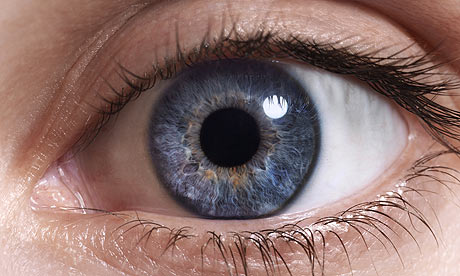
%> input picture Iris Feature Extraction/iris3.jpg, 460 x 276 px
$ octave Edited.m   (GNU Octave 9; MATLAB toolbox functions it lacks are replaced by stand-ins)
%> lines starting %> are read from the running program, lines starting %| are printed output that depends on the picture
%iris recognition program
%for esteblising iris database

clear all;
close all;

belta=0.35;     %cut value for pupil localization
net_N=8;        %net number for pupil localization
ratio=1.0;      %iris radius ratio to pupil radius
re_size=200;    %iris picture resize,should be divide by 2*(1+ratio)

%-----read iris image-------

a0=imread('C:\Users\Nam Chau\Desktop\School\CSCI 448\Iris Feature Extraction\Version2\iris3.jpg','jpg');
%> a0 is the input picture: size 276x460x3 uint8; mean R, G, B 141.9, 113.6, 109.4
%a0=imread('hongmo_1.jpg','jpg');
%a0=imread('liming.bmp','bmp');
a1p=rgb2gray(a0);                       %grayscalig the image
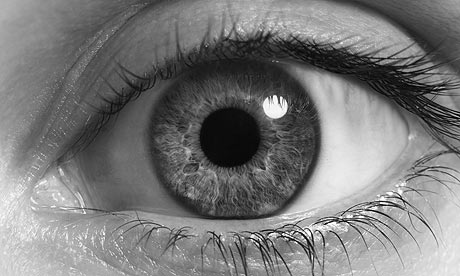
%> a1p: size 276x460 uint8; min 1, max 255, mean 121.6
a1=imnoise(a1p,'gaussian',0,0.00);      %add noise to the picture
bigest=sum(max(max(a1)));               %setting maximum value of a1 to biggest
%> bigest = 255
smallest=sum(min(min(a1)));             %setting minimus value of a1 to smallest
%> smallest = 1
if (bigest-smallest)==0
    disp('The iris picture can not be processed, please capture iris picture again.');
end
[arow,acol]=size(a1);
%> arow = 276; acol = 460
for i=1:arow
    for j=1:acol
        a(i,j)=(double(a1(i,j))-smallest)/(bigest-smallest);
    end
end

%------iris localization------

%make a net
%net_N was equal to 8
anet_row_delta=arow/net_N-rem(arow/net_N,1);
%> anet_row_delta = 34
anet_col_delta=acol/net_N-rem(acol/net_N,1);
%> anet_col_delta = 57
for i=1:net_N-1
   for j=1:net_N-1
      anet(i,j,1)=i*anet_row_delta;
      anet(i,j,2)=j*anet_col_delta;
   end
end

%iris localized by net center
arow_half=floor(arow/2+0.5);
%> arow_half = 138
acol_half=floor(acol/2+0.5);
%> acol_half = 230

c_left=acol_half;
%> c_left = 230
mark=0;
%belta was equal to 0.35
while mark==0
    if a(arow_half,c_left)>=belta
        mark=1;
    else
        c_left=c_left-1;
    end
end
%> after the loop, mark = 1
c_left=c_left+1;
%> c_left = 194

c_right=acol_half;
%> c_right = 230
mark=0;
while mark==0
    if a(arow_half,c_right)>=belta
        mark=1;
    else
        c_right=c_right+1;
    end
end
c_right=c_right-1;
%> c_right = 278

if (c_right-c_left)>acol/20
    useful_net_row=arow_half;
%> useful_net_row = 138
    useful_net_col=acol_half;
%> useful_net_col = 230
    % disp('the program is still running,please waiting...');
else
    %....iris localized by net
    %for i=1:net_N-1
    %for j=1:net_N-1

    i=1;
    finder1=1;
    finder2=1;
    %net_N is still set at 8
    while (finder1==1)&&(i<net_N)
         j=1;
         while (finder2==1)&&(j<net_N)
               arow_half=anet(i,j,1);
               acol_half=anet(i,j,2);

               c_left=acol_half;
               mark=0;
               while mark==0
                  if a(arow_half,c_left)>=belta
                      mark=1;
                    else
                      c_left=c_left-1;
                  end
               end

               c_left=c_left+1;

               c_right=acol_half;
               mark=0;
               while mark==0
                  if a(arow_half,c_right)>=belta
                      mark=1;
                    else
                      c_right=c_right+1;
                  end
               end
               c_right=c_right-1;

              if (c_right-c_left)>acol/20
                    %break;
                    finder2=0;
                    useful_net_row=anet(i,j,1);
                  useful_net_col=anet(i,j,2);
                  c_left;
                  c_right;
                 %disp('the program is still running,please waiting...');
                  h=waitbar(0,'Please wait...'); %make a wa
                   for i=1:100;
                       waitbar(i/100);
                   end
                   close(h)          %waitbar
                else
                  j=j+1;
               end

         end

         if finder2==0
            finder1=0;
         else
            i=i+1;
         end

         if (i>net_N-1)
              disp('iris is not properly put in the picture,please capture iris picture again!');
              stop;
         end

    end
end


pupil_center_col=c_left;
%> pupil_center_col = 194
pupil_row_low=arow_half;
%> pupil_row_low = 138
for i=c_left:c_right
   r0_low=arow_half;
   mark=0;
   while mark==0
     if a(r0_low,i)>=belta
         mark=1;
     else
         r0_low=r0_low+1;
     end
   end
   if r0_low>=pupil_row_low
      pupil_row_low=r0_low;
      pupil_center_col=i;    %now get the pupil center colume number
   end
end
%> this loop made 85 passes
%> pupil_row_low on passes 1, 2, 3, 4, 5, 6, 8, 9, 10, 11, 12, 14: 139, 140, 140, 140, 151, 151, 153, 153, 156, 160, 160, 164
pupil_row_low=pupil_row_low-1; %now get the lower pupil row number
%> pupil_row_low = 176

r0_up=pupil_row_low;
%> r0_up = 176
mark=0;
while mark==0
   if a(r0_up,pupil_center_col)>=belta
       mark=1;
    else
       r0_up=r0_up-1;
   end
end
%> this loop made 79 passes
%> r0_up on passes 1 to 12: 175, 174, 173, 172, 171, 170, 169, 168, 167, 166, 165, 164
%> after the loop, mark = 1; r0_up = 98
pupil_row_up=r0_up+1; %now get the uper pupil row number
%> pupil_row_up = 99

pupil_center_row=pupil_row_up;
%> pupil_center_row = 99
pupil_col_right=pupil_center_col;
%> pupil_col_right = 241
for i=pupil_row_up:pupil_row_low
   c0_right=pupil_center_col;
   mark=0;
   while mark==0
     if a(i,c0_right)>=belta
         mark=1;
      else
         c0_right=c0_right+1;
     end
   end
   if c0_right>=pupil_col_right
     pupil_col_right=c0_right;
     pupil_center_row=i; %now get the pupil center row number
   end
end
%> this loop made 78 passes
%> pupil_col_right on passes 1, 2, 3, 5, 6, 7, 8, 9, 10, 18, 19, 20: 242, 245, 246, 246, 249, 257, 258, 258, 261, 262, 262, 262
pupil_col_right=pupil_col_right-1; %now get the right pupil col number
%> pupil_col_right = 281


c0_left=pupil_col_right;
%> c0_left = 281
mark=0;
while mark==0
   if a(pupil_center_row,c0_left)>=belta
       mark=1;
   end
   if mark==0
       c0_left=c0_left-1;
   end
end
%> this loop made 86 passes
%> c0_left on passes 1 to 12: 280, 279, 278, 277, 276, 275, 274, 273, 272, 271, 270, 269
%> after the loop, c0_left = 196; mark = 1
pupil_col_left=c0_left+1; %now get the left pupil col number
%> pupil_col_left = 197

pupil_row_up;
pupil_center_row;
pupil_row_low;

pupil_col_left;
pupil_center_col;
pupil_col_right;
% [6 lines of commented-out code are left out]
d_row=pupil_row_low-pupil_row_up;
%> d_row = 77
d_col=pupil_col_right-pupil_col_left;
%> d_col = 84
r_row=floor(0.5*d_row);
%> r_row = 38
r_col=floor(0.5*d_col);
%> r_col = 42
pupil_center_rowp=pupil_row_up+r_row;
%> pupil_center_rowp = 137
pupil_center_colp=pupil_col_left+r_col;
%> pupil_center_colp = 239
r=max([r_row+2,r_col+2]);
%> r = 44
dem=floor((1+ratio)*r+0.5);
%> dem = 88
b=ones(2*dem,2*dem);
%> b: size 176x176 double; every value is 1
for i=1:2*dem
   for j=1:2*dem
      judge=(i-dem)^2+(j-dem)^2;
      if (judge>=r^2)&&(judge<=dem^2)
         b(i,j)=a(pupil_center_rowp+i-dem,pupil_center_colp+j-dem);
      else
         b(i,j)=1;
      end
   end
end
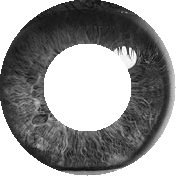
%> b: size 176x176 double; min 0.0276, max 1, mean 0.581
b_max=0;b_min=1;
for i=1:2*dem
   for j=1:2*dem
      judge=(i-dem)^2+(j-dem)^2;
      if (judge>=r^2)&&(judge<=dem^2)
         if b(i,j)>b_max
            b_max=b(i,j);
         end
         if b(i,j)<b_min
            b_min=b(i,j);
         end
     end
   end
end
%> after the loop, b_max = 0.996; b_min = 0.0276
for i=1:2*dem
   for j=1:2*dem
      judge=(i-dem)^2+(j-dem)^2;
      if (judge>=r^2)&&(judge<=dem^2)
         bp(i,j)=(b(i,j)-b_min)/(b_max-b_min);
      else
         bp(i,j)=1;
      end
   end
end

% [12 lines of commented-out code are left out]
bp_resize=imresize(bp,[re_size,re_size]);
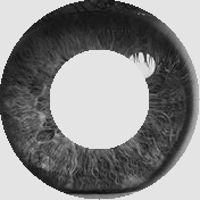
%> bp_resize: size 200x200 double; min -0.0367, max 1.12, mean 0.57; drawn with min black and max white
hh=re_size/(2*(1+ratio));
rr=floor(r*re_size/max(size(bp))+0.5);
%> rr = 50
for i=1:hh
    for j=1:720
        x=re_size/(1+ratio)+floor((rr+(i-1))*cos(-(j-1)*0.5*pi/180)+0.5);
        y=re_size/(1+ratio)+floor((rr+(i-1))*sin(-(j-1)*0.5*pi/180)+0.5);
        pp(i,j)=bp_resize(y,x);
    end
end
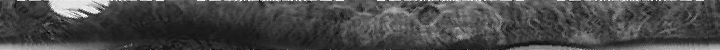
%> pp: size 50x720 double; min -0.0367, max 1.08, mean 0.283; drawn with min black and max white


% [9 lines of commented-out code are left out]
for j=1:720
    fold(j)=pp(5,j);
end
%> after the loop, fold = 720 values, max 0.98 at index 105, min 0.0722 at index 15, mean 0.385
%plot(fold)                   %show the 1-D extracted iris signal
[ca1,cd1]=dwt(fold,'db1');     %wavelete decomposition
%> ca1 = 360 values, max 1.39 at index 53, min 0.102 at index 8, mean 0.545; cd1 = 360 values, max 0.151 at index 255, min -0.119 at index 353, mean 0.00075
%subplot(2,2,1);
%plot(ca1);
[c,l]=wavedec(fold,2,'db1');
%> c = 720 values, max 1.94 at index 17, min -0.391 at index 193, mean 0.193; l = [180 180 360 720]
%> (the run ends here)
